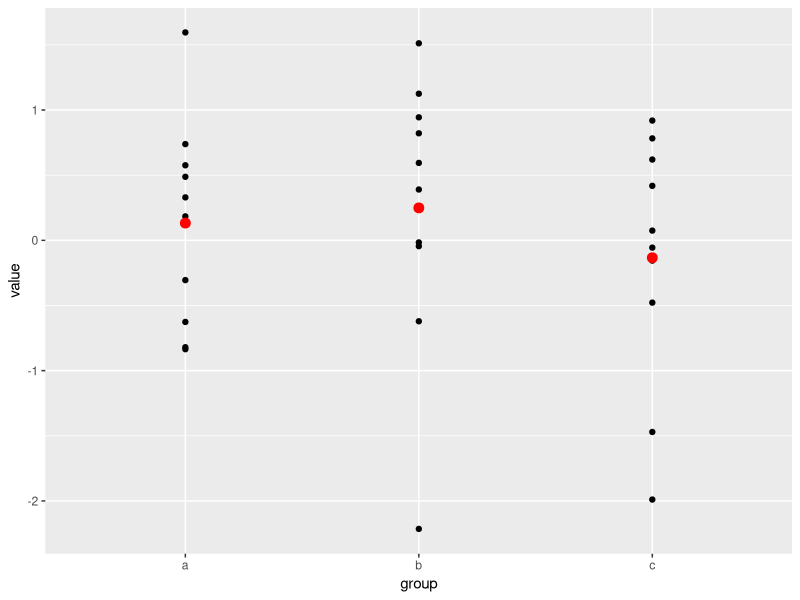
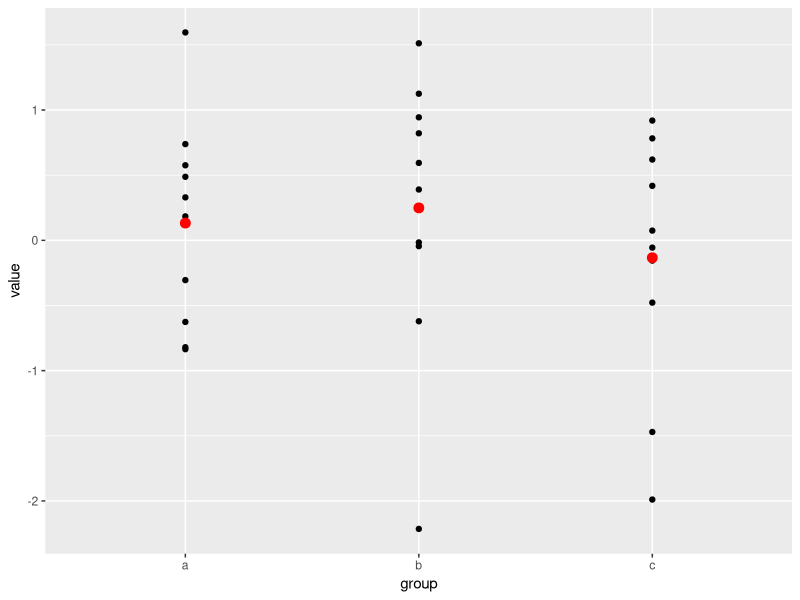

Write the R code that produced these figures, in order.
## ---- chunk 1
1 + 1
## ---- chunk 2
#| label: fig-plot2
#| fig-cap: "a ggplot figure"

library(ggplot2)
set.seed(1)

sample_df <- data.frame(
  group = factor(rep(letters[1:3], each = 10)),
  value = rnorm(30)
)

group_means_df <- setNames(
  aggregate(value ~ group, sample_df, mean),
  c("group", "group_mean")
)

ggplot(data = sample_df, mapping = aes(x = group, y = value)) +
  geom_point() +
  geom_point(
    mapping = aes(y = group_mean), data = group_means_df,
    colour = 'red', size = 3
  )

## ---- chunk 3
#| label: fig-plot3
#| fig-cap: "another ggplot figure"

library(ggplot2)
set.seed(1)

sample_df <- data.frame(
  group = factor(rep(letters[1:3], each = 10)),
  value = rnorm(30)
)

group_means_df <- setNames(
  aggregate(value ~ group, sample_df, mean),
  c("group", "group_mean")
)

ggplot(data = sample_df, mapping = aes(x = group, y = value)) +
  geom_point() +
  geom_point(
    mapping = aes(y = group_mean), data = group_means_df,
    colour = 'red', size = 3
  )

